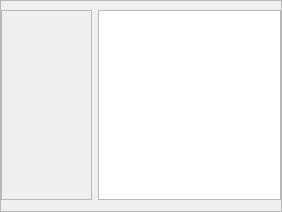
<?xml version="1.0" encoding="UTF-8"?>
<ui version="4.0">
 <class>GameTextbox</class>
 <widget class="QFrame" name="GameTextbox">
  <property name="windowModality">
   <enum>Qt::NonModal</enum>
  </property>
  <property name="geometry">
   <rect>
    <x>0</x>
    <y>0</y>
    <width>282</width>
    <height>212</height>
   </rect>
  </property>
  <property name="sizePolicy">
   <sizepolicy hsizetype="Fixed" vsizetype="Fixed">
    <horstretch>0</horstretch>
    <verstretch>0</verstretch>
   </sizepolicy>
  </property>
  <property name="maximumSize">
   <size>
    <width>16777212</width>
    <height>16777215</height>
   </size>
  </property>
  <property name="acceptDrops">
   <bool>true</bool>
  </property>
  <property name="windowTitle">
   <string>Frame</string>
  </property>
  <property name="frameShape">
   <enum>QFrame::StyledPanel</enum>
  </property>
  <property name="frameShadow">
   <enum>QFrame::Raised</enum>
  </property>
  <layout class="QGridLayout" name="gridLayout" columnstretch="1,2">
   <property name="leftMargin">
    <number>0</number>
   </property>
   <property name="topMargin">
    <number>9</number>
   </property>
   <property name="rightMargin">
    <number>0</number>
   </property>
   <item row="0" column="1">
    <widget class="QTextBrowser" name="textBrowser"/>
   </item>
   <item row="0" column="0">
    <widget class="QFrame" name="frame">
     <property name="frameShape">
      <enum>QFrame::StyledPanel</enum>
     </property>
     <property name="frameShadow">
      <enum>QFrame::Raised</enum>
     </property>
    </widget>
   </item>
  </layout>
 </widget>
 <resources/>
 <connections/>
</ui>
